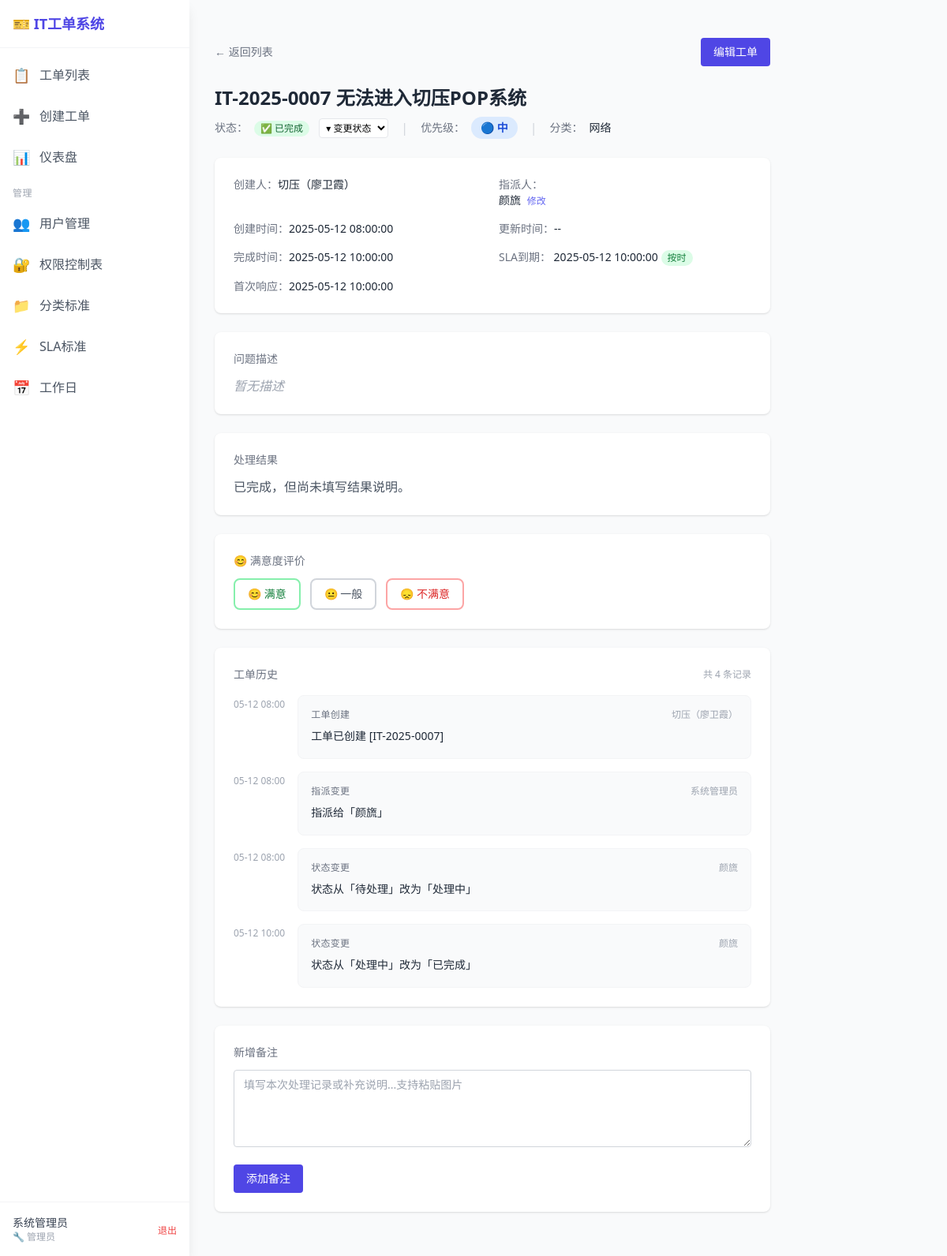
Before: /tickets/7 (signed in) with the older database file.
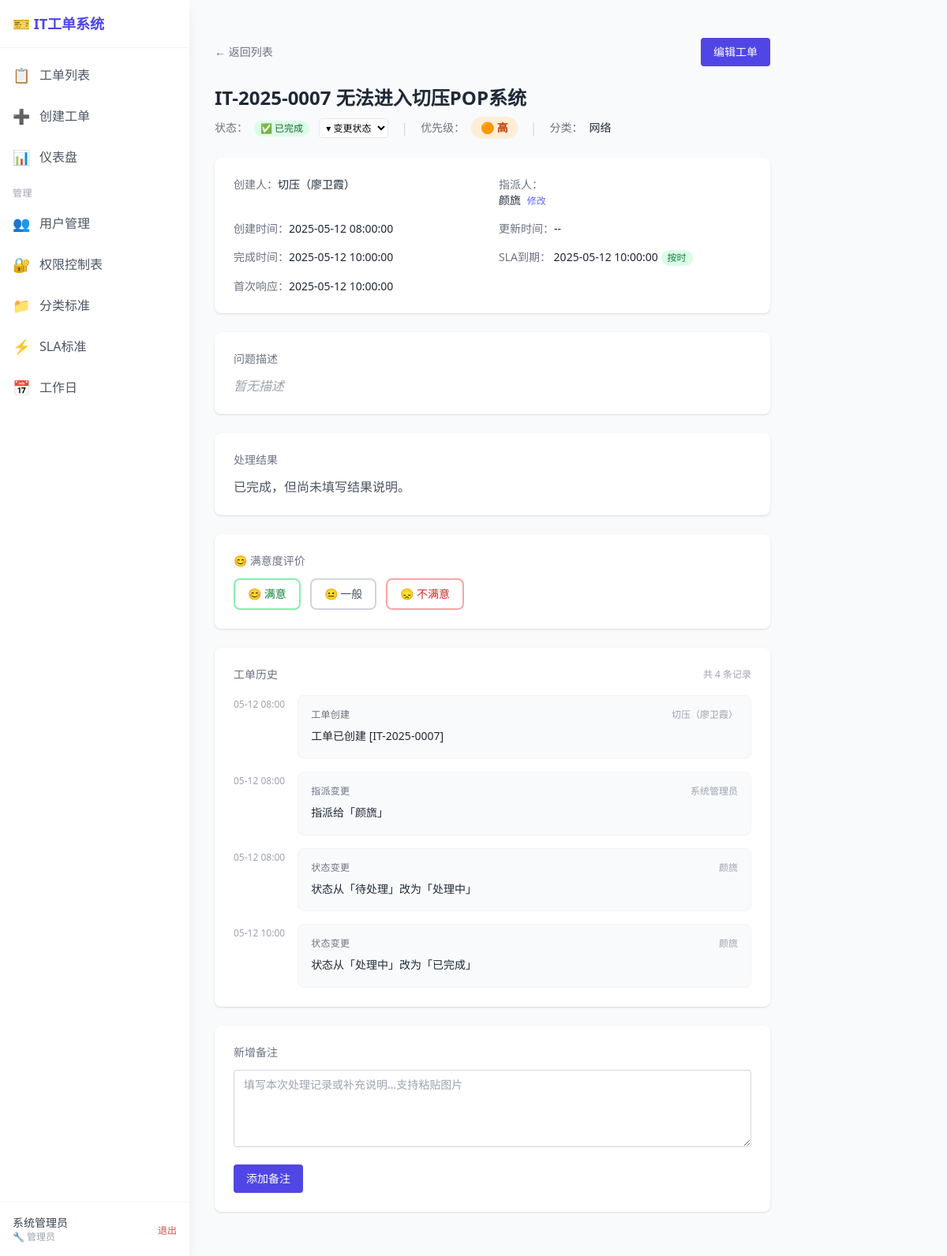
After: the same page with the newer database file.
### app/routers/tickets.py (the view)
@router.get("/{ticket_id}", response_class=HTMLResponse)
async def ticket_detail(
    request: Request, ticket_id: int,
    db: AsyncSession = Depends(get_db),
    current_user: User = Depends(require_user),
):
    perms = await get_transition_permissions(db)
    ticket = await ticket_service.get_ticket(db, ticket_id)
    _check_ticket_access(ticket, current_user)
    valid_transitions = ticket_service.get_valid_transitions(
        ticket.status,
        user_role=current_user.role,
        is_assignee=(ticket.assignee == current_user.display_name),
        perms=perms,
    )
    staff = await _get_staff(db)
    ctx = template_context(request, current_user, **{
        "ticket": ticket, "valid_transitions": valid_transitions,
        "status_display": ticket_service.STATUS_DISPLAY,
        "status_colors": ticket_service.STATUS_COLORS,
        "staff": staff, "now": now().replace(tzinfo=None),
    })
    return templates.TemplateResponse("tickets/detail.html", ctx)

### app/templates/tickets/detail.html (shortened to what the changed rows need)
{% extends "base.html" %}
{% block content %}
<div class="p-8 max-w-3xl">
    <h2 class="text-2xl font-bold text-gray-800 mb-2 break-words">
        {{ ticket.ticket_number or ('#' ~ ticket.id) }} {{ ticket.title }}
    </h2>
    <div class="flex items-center gap-4 mb-6 flex-wrap">
        <div class="flex items-center gap-2">
            <span class="text-sm text-gray-500">优先级：</span>
            {% if ticket.priority == '紧急' %}
            <span class="inline-block px-3 py-1 text-sm rounded-full bg-red-100 text-red-700 font-bold">🔴 紧急</span>
            {% elif ticket.priority == '高' %}
            <span class="inline-block px-3 py-1 text-sm rounded-full bg-orange-100 text-orange-700 font-bold">🟠 高</span>
            {% elif ticket.priority == '低' %}
            <span class="inline-block px-3 py-1 text-sm rounded-full bg-gray-200 text-gray-600 font-bold">⚪ 低</span>
            {% else %}
            <span class="inline-block px-3 py-1 text-sm rounded-full bg-blue-100 text-blue-700 font-bold">🔵 中</span>
            {% endif %}
        </div>
    </div>
</div>
{% endblock %}

Changed rows visible on the page:
changed Ticket "无法进入切压POP系统": priority "high" → "高" (drawn)
Other visible differences:
text no longer shown: "🔵 中"
text now shown: "🟠 高"
